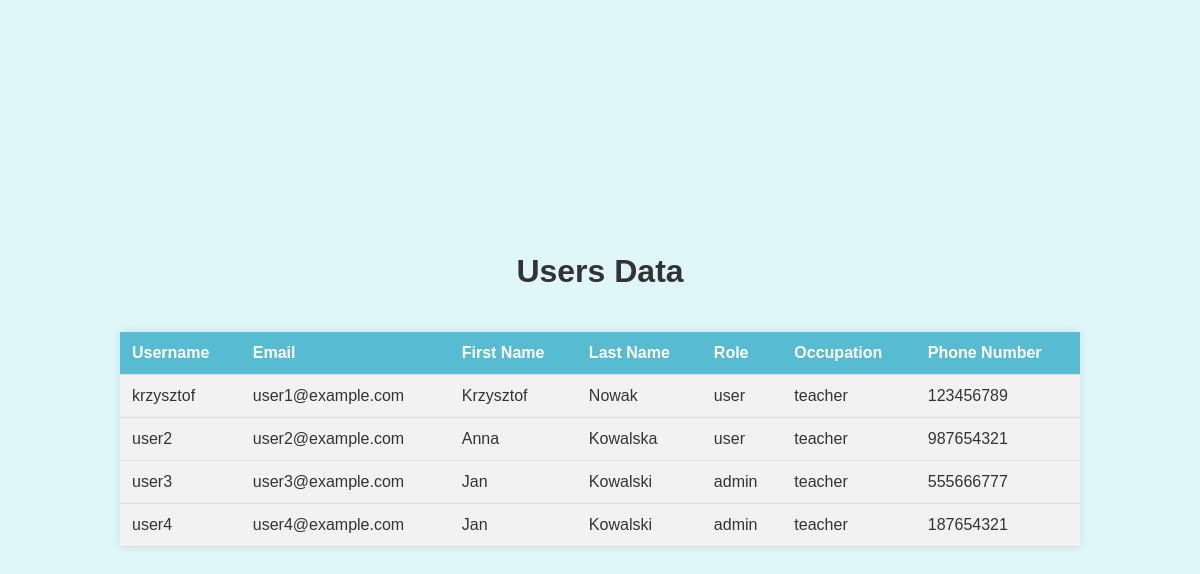
Before: /users (signed in) with the older database file.
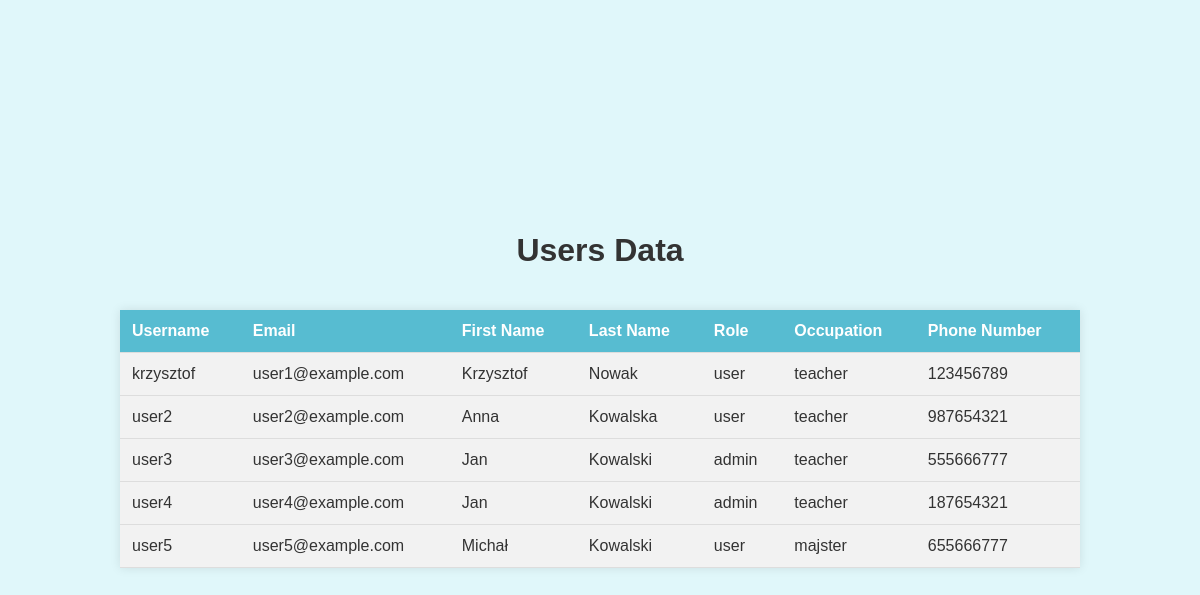
After: the same page with the newer database file.
### db_create.py (models this page shows)
class User(Base):
    __tablename__ = 'users'
    id = Column(Integer, primary_key=True)
    username = Column(String, nullable=False)
    email = Column(String, nullable=False, unique=True)
    first_name = Column(String, nullable=False)
    last_name = Column(String, nullable=False)
    second_name = Column(String, nullable=True)
    password = Column(String, nullable=False)
    role = Column(String, nullable=False)
    occupation = Column(String, nullable=False)
    phone_number = Column(String, nullable=False, unique=True)

### app.py (the view)
@app.route('/users')
def users():
    if 'username' not in login_session:
        return redirect(url_for('index'))
    u = session.query(User).all()
    return render_template('index.html', users=u)

### templates/index.html (shortened to what this page needs)
<!DOCTYPE html>
<html lang="en">
<head>
    <link rel="stylesheet" href="{{ url_for('static', filename='styles.css') }}">
</head>
<body>
    <h1>Users Data</h1>
    <table id="users-table">
        <thead>
            <tr>
                <th>Username</th>
                <th>Email</th>
                <th>First Name</th>
                <th>Last Name</th>
                <th>Role</th>
                <th>Occupation</th>
                <th>Phone Number</th>
            </tr>
        </thead>
        <tbody id="users-data">
            {% for user in users %}
            <tr>
                <td>{{ user.username }}</td>
                <td>{{ user.email }}</td>
                <td>{{ user.first_name }}</td>
                <td>{{ user.last_name }}</td>
                <td>{{ user.role }}</td>
                <td>{{ user.occupation }}</td>
                <td>{{ user.phone_number }}</td>
            </tr>
            {% endfor %}
        </tbody>
    </table>
</body>
</html>

Changed rows visible on the page:
added User: username "user5", email "user5@example.com", first_name "Michał", last_name "Kowalski", role "user", occupation "majster", phone_number "655666777"
